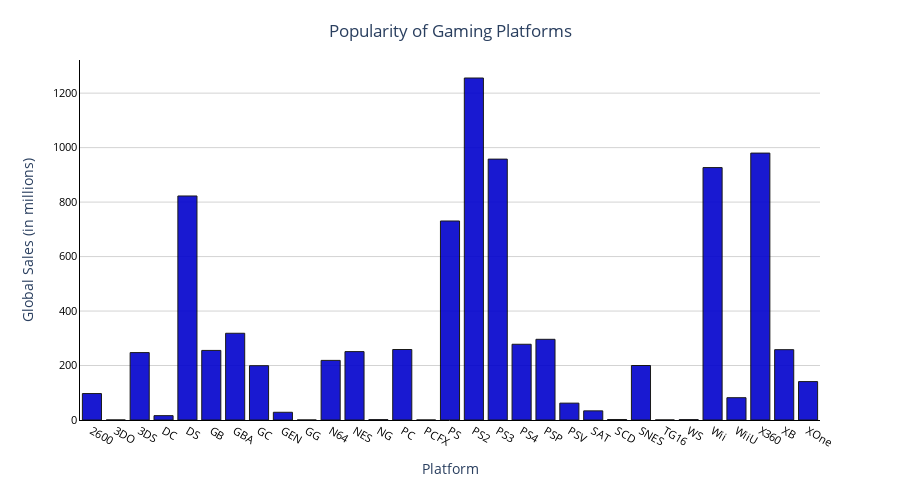

The notebook cell saved with this chart:
### Code cell
platform_sales = df.groupby("Platform")["Global_Sales"].sum().reset_index()
fig = px.bar(platform_sales, x="Platform", y="Global_Sales",
             color="Global_Sales", height=500,
             color_continuous_scale="blues")
fig.update_layout(
    title={
        "text": "Popularity of Gaming Platforms",
        "y": 0.95,
        "x": 0.5,
        "xanchor": "center",
        "yanchor": "top"
    },
    xaxis_title="Platform",
    yaxis_title="Global Sales (in millions)",
    plot_bgcolor="rgba(0,0,0,0)",
    paper_bgcolor="rgba(0,0,0,0)"
)
fig.update_traces(marker=dict(line=dict(width=1, color="black"), 
                              opacity=0.9,
                              color="mediumblue",
                              ),
                  selector=dict(type="bar"))
fig.update_xaxes(showline=True, linewidth=1, linecolor="black", showgrid=False, 
                 tickfont=dict(size=11, color="black"))
fig.update_yaxes(showline=True, linewidth=1, linecolor="black", 
                 gridcolor="lightgray", tickfont=dict(size=11, color="black"))
fig.show()

### Figure 1 — Plotly figure (JSON) as saved in the notebook; plotly's stock layout.template omitted (floating-point values rounded to 4 significant figures)
{"data": [{"alignmentgroup": "True", "hovertemplate": "Platform=%{x}<br>Global_Sales=%{marker.color}<extra></extra>", "legendgroup": "", "marker": {"color": "mediumblue", "coloraxis": "coloraxis", "line": {"color": "black", "width": 1}, "opacity": 0.9, "pattern": {"shape": ""}}, "name": "", "offsetgroup": "", "orientation": "v", "showlegend": false, "textposition": "auto", "type": "bar", "x": ["2600", "3DO", "3DS", "DC", "DS", "GB", "GBA", "GC", "GEN", "GG", "N64", "NES", "NG", "PC", "PCFX", "PS", "PS2", "PS3", "PS4", "PSP", "PSV", "SAT", "SCD", "SNES", "TG16", "WS", "Wii", "WiiU", "X360", "XB", "XOne"], "xaxis": "x", "y": [97.08, 0.1, 247.5, 15.97, 822.5, 255.5, 318.5, 199.4, 28.36, 0.04, 218.9, 251.1, 1.44, 258.8, 0.03, 730.7, 1256.0, 957.8, 278.1, 296.3, 61.93, 33.59, 1.87, 200.1, 0.16, 1.42, 926.7, 81.86, 980.0, 258.3, 141.1], "yaxis": "y"}], "layout": {"barmode": "relative", "coloraxis": {"colorbar": {"title": {"text": "Global_Sales"}}, "colorscale": [[0, "rgb(247,251,255)"], [0.125, "rgb(222,235,247)"], [0.25, "rgb(198,219,239)"], [0.375, "rgb(158,202,225)"], [0.5, "rgb(107,174,214)"], [0.625, "rgb(66,146,198)"], [0.75, "rgb(33,113,181)"], [0.875, "rgb(8,81,156)"], [1, "rgb(8,48,107)"]]}, "height": 500, "legend": {"tracegroupgap": 0}, "margin": {"t": 60}, "paper_bgcolor": "rgba(0,0,0,0)", "plot_bgcolor": "rgba(0,0,0,0)", "title": {"text": "Popularity of Gaming Platforms", "x": 0.5, "xanchor": "center", "y": 0.95, "yanchor": "top"}, "xaxis": {"anchor": "y", "domain": [0, 1], "linecolor": "black", "linewidth": 1, "showgrid": false, "showline": true, "tickfont": {"color": "black", "size": 11}, "title": {"text": "Platform"}}, "yaxis": {"anchor": "x", "domain": [0, 1], "gridcolor": "lightgray", "linecolor": "black", "linewidth": 1, "showline": true, "tickfont": {"color": "black", "size": 11}, "title": {"text": "Global Sales (in millions)"}}}}
